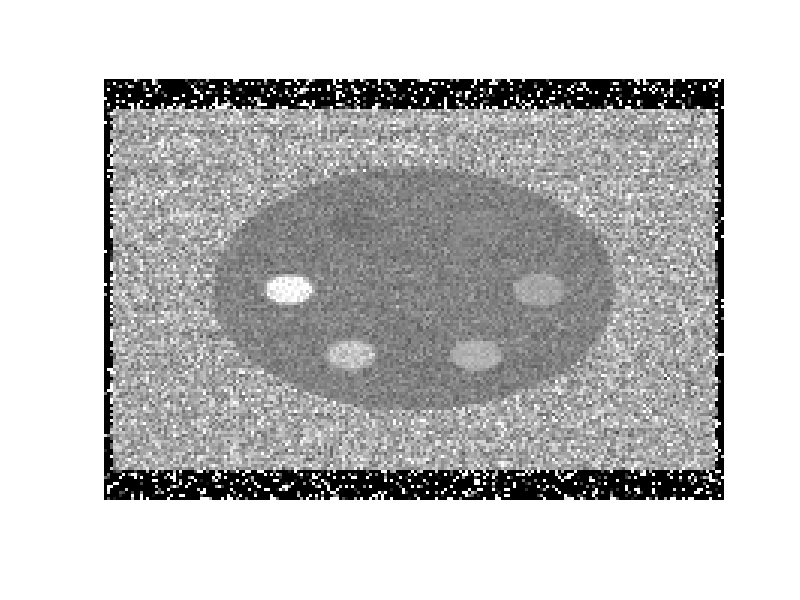
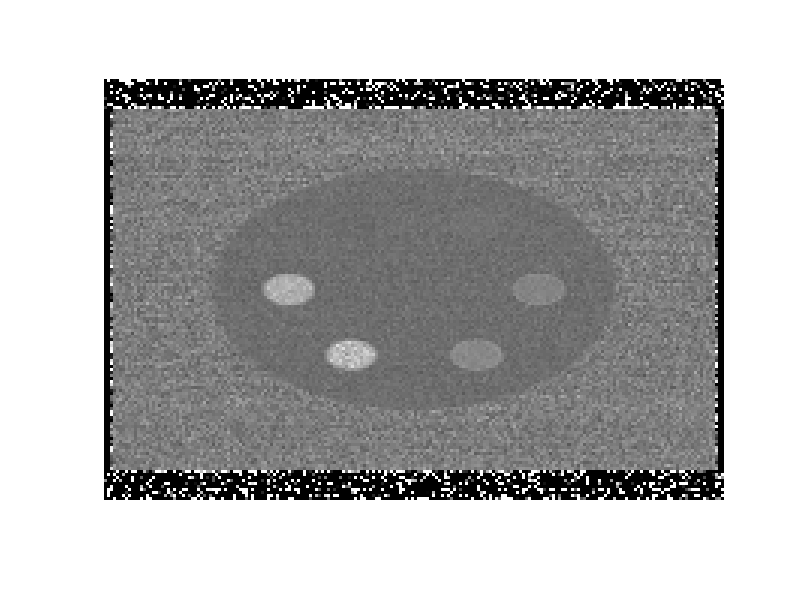

Recreate these plots in MATLAB, in order.
clear all
close all

load lenrTlow_toss5.txt
load lenrThigh_toss5.txt

[m n] = size(lenrThigh_toss5);
lenrTlow_toss5 = lenrTlow_toss5(:);
lenrThigh_toss5 = lenrThigh_toss5(:);
list = find(lenrTlow_toss5>1);
lenrTlow_toss5(list) = 1;

list = find(lenrThigh_toss5>1);
lenrThigh_toss5(list) = 1;

dummy = find(lenrTlow_toss5>0);
minNonZerolow = min(lenrTlow_toss5(dummy));
list = find(lenrTlow_toss5==0);
lenrTlow_toss5(list) = minNonZerolow;

dummy = find(lenrThigh_toss5>0);
minNonZeroHigh = min(lenrThigh_toss5(dummy));
list = find(lenrThigh_toss5==0);
lenrThigh_toss5(list) = minNonZeroHigh;

lenrLinearLow = -log(lenrTlow_toss5);
lenrLinearHigh = -log(lenrThigh_toss5);
lenrRatioImage5 = lenrLinearHigh./lenrLinearLow;
figure,imshow(reshape(lenrRatioImage5,m,n),[0 1.4])

load bremTlow_toss1.txt
load bremThigh_toss1.txt

list = find(bremTlow_toss1>1);
bremTlow_toss1(list) = 1;

list = find(bremThigh_toss1>1);
bremThigh_toss1(list) = 1;

dummy = find(bremTlow_toss1>0);
minNonZerolow = min(bremTlow_toss1(dummy));
list = find(bremTlow_toss1==0);
bremTlow_toss1(list) = minNonZerolow;

dummy = find(bremThigh_toss1>0);
minNonZeroHigh = min(bremThigh_toss1(dummy));
list = find(bremThigh_toss1==0);
bremThigh_toss1(list) = minNonZeroHigh;

bremLinearLow = -log(bremTlow_toss1);
bremLinearHigh = -log(bremThigh_toss1);
bremRatioImage = bremLinearHigh./bremLinearLow;
figure,imshow(bremRatioImage,[0 1.4])
